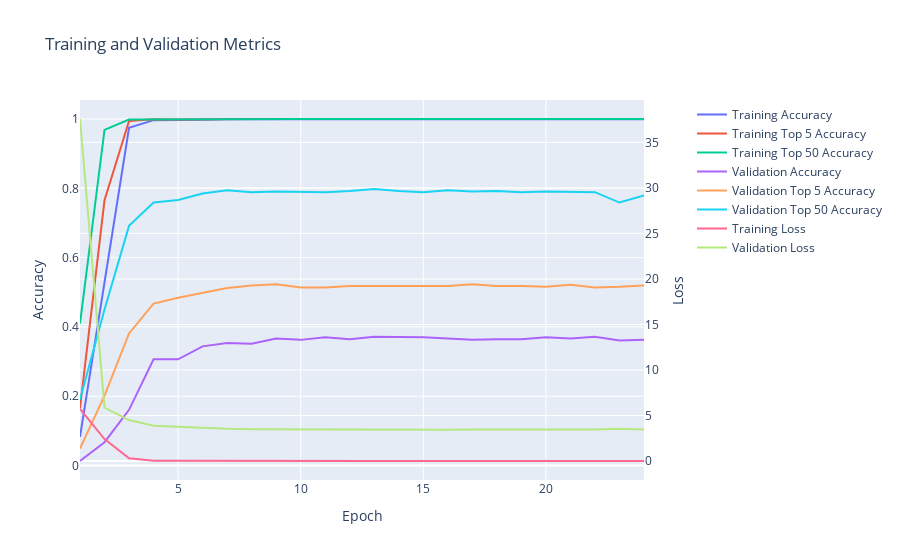

The code cell stored with this chart in its notebook:
### Code cell
softmax_cross_entropy_model.display_training_history()

### Figure 1 — Plotly figure (JSON) as saved in the notebook; plotly's stock layout.template omitted (floating-point values rounded to 4 significant figures)
{"data": [{"mode": "lines", "name": "Training Accuracy", "type": "scatter", "x": [1, 2, 3, 4, 5, 6, 7, 8, 9, 10, 11, 12, 13, 14, 15, 16, 17, 18, 19, 20, 21, 22, 23, 24], "xaxis": "x", "y": [0.08256, 0.5289, 0.9748, 0.9967, 0.9967, 0.9977, 0.9991, 0.9991, 0.9991, 0.9991, 0.9991, 0.9991, 0.9991, 0.9991, 0.9991, 0.9991, 0.9991, 0.9991, 0.9991, 0.9995, 0.9995, 0.9991, 0.9991, 0.9991, 0.9991], "yaxis": "y"}, {"mode": "lines", "name": "Training Top 5 Accuracy", "type": "scatter", "x": [1, 2, 3, 4, 5, 6, 7, 8, 9, 10, 11, 12, 13, 14, 15, 16, 17, 18, 19, 20, 21, 22, 23, 24], "xaxis": "x", "y": [0.1656, 0.7654, 0.9944, 0.9991, 0.9986, 0.9995, 1.0, 1.0, 1.0, 1.0, 1.0, 1.0, 1.0, 1.0, 1.0, 1.0, 1.0, 1.0, 1.0, 1.0, 1.0, 1.0, 1.0, 1.0, 1.0], "yaxis": "y"}, {"mode": "lines", "name": "Training Top 50 Accuracy", "type": "scatter", "x": [1, 2, 3, 4, 5, 6, 7, 8, 9, 10, 11, 12, 13, 14, 15, 16, 17, 18, 19, 20, 21, 22, 23, 24], "xaxis": "x", "y": [0.4095, 0.9688, 0.9986, 0.9991, 0.9991, 1.0, 1.0, 1.0, 1.0, 1.0, 1.0, 1.0, 1.0, 1.0, 1.0, 1.0, 1.0, 1.0, 1.0, 1.0, 1.0, 1.0, 1.0, 1.0, 1.0], "yaxis": "y"}, {"mode": "lines", "name": "Validation Accuracy", "type": "scatter", "x": [1, 2, 3, 4, 5, 6, 7, 8, 9, 10, 11, 12, 13, 14, 15, 16, 17, 18, 19, 20, 21, 22, 23, 24], "xaxis": "x", "y": [0.01308, 0.06729, 0.1607, 0.3065, 0.3065, 0.3439, 0.3533, 0.3514, 0.3664, 0.3626, 0.3701, 0.3645, 0.372, 0.372, 0.3701, 0.3664, 0.3626, 0.3645, 0.3645, 0.3701, 0.3664, 0.372, 0.3607, 0.3626, 0.3495], "yaxis": "y"}, {"mode": "lines", "name": "Validation Top 5 Accuracy", "type": "scatter", "x": [1, 2, 3, 4, 5, 6, 7, 8, 9, 10, 11, 12, 13, 14, 15, 16, 17, 18, 19, 20, 21, 22, 23, 24], "xaxis": "x", "y": [0.0486, 0.2019, 0.3813, 0.4673, 0.4841, 0.4972, 0.5121, 0.5196, 0.5234, 0.514, 0.514, 0.5178, 0.5178, 0.5159, 0.5178, 0.5178, 0.5234, 0.5178, 0.5178, 0.5159, 0.5215, 0.514, 0.5159, 0.5196, 0.4953], "yaxis": "y"}, {"mode": "lines", "name": "Validation Top 50 Accuracy", "type": "scatter", "x": [1, 2, 3, 4, 5, 6, 7, 8, 9, 10, 11, 12, 13, 14, 15, 16, 17, 18, 19, 20, 21, 22, 23, 24], "xaxis": "x", "y": [0.1907, 0.4505, 0.6916, 0.7589, 0.7664, 0.785, 0.7944, 0.7888, 0.7907, 0.7888, 0.7888, 0.7925, 0.7981, 0.7925, 0.7888, 0.7944, 0.7907, 0.7925, 0.7888, 0.7907, 0.7907, 0.7888, 0.7589, 0.7794, 0.7626], "yaxis": "y"}, {"mode": "lines", "name": "Training Loss", "type": "scatter", "x": [1, 2, 3, 4, 5, 6, 7, 8, 9, 10, 11, 12, 13, 14, 15, 16, 17, 18, 19, 20, 21, 22, 23, 24], "xaxis": "x", "y": [5.736, 2.411, 0.305, 0.03169, 0.02753, 0.01547, 0.009785, 0.00712, 0.006619, 0.004708, 0.004442, 0.003795, 0.003242, 0.00377, 0.002932, 0.003236, 0.002819, 0.002434, 0.003323, 0.001974, 0.002981, 0.004895, 0.005567, 0.00371, 0.004918], "yaxis": "y2"}, {"mode": "lines", "name": "Validation Loss", "type": "scatter", "x": [1, 2, 3, 4, 5, 6, 7, 8, 9, 10, 11, 12, 13, 14, 15, 16, 17, 18, 19, 20, 21, 22, 23, 24], "xaxis": "x", "y": [37.57, 5.867, 4.498, 3.883, 3.752, 3.617, 3.537, 3.498, 3.482, 3.476, 3.479, 3.469, 3.458, 3.459, 3.452, 3.448, 3.458, 3.452, 3.455, 3.448, 3.438, 3.469, 3.539, 3.468, 3.595], "yaxis": "y2"}], "layout": {"title": {"text": "Training and Validation Metrics"}, "xaxis": {"anchor": "y", "domain": [0.0, 0.94], "title": {"text": "Epoch"}}, "yaxis": {"anchor": "x", "domain": [0.0, 1.0], "title": {"text": "Accuracy"}}, "yaxis2": {"anchor": "x", "overlaying": "y", "side": "right", "title": {"text": "Loss"}}}}
